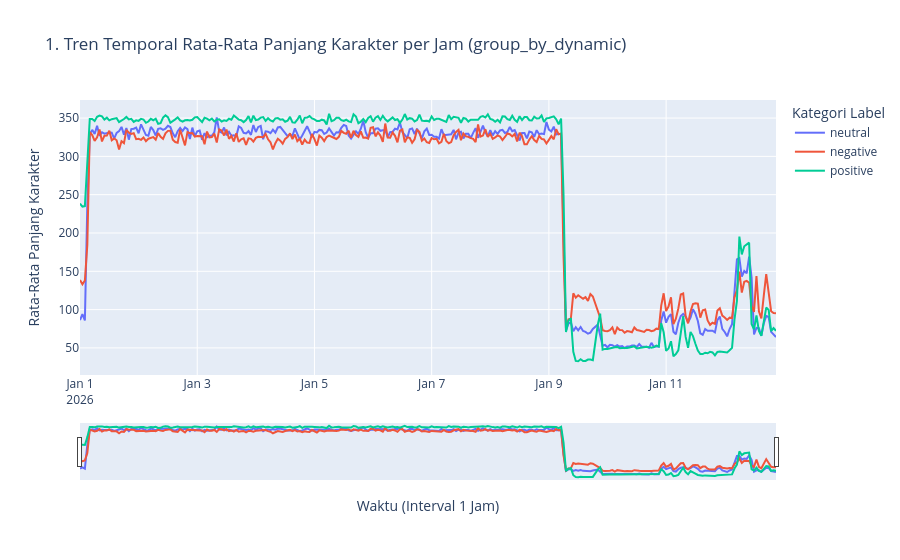

The cell this chart's notebook holds for it:
### Code cell
#Grafik Interaktif 2 — Distribusi Kelas Label
fig1 = px.line(
    df_hourly,
    x="timestamp",
    y="rata_panjang_karakter",
    color="label_text",
    hover_data=["jumlah_dokumen", "rata_jumlah_kata", "rata_rolling_mean"],
    title="1. Tren Temporal Rata-Rata Panjang Karakter per Jam (group_by_dynamic)",
    labels={
        "timestamp": "Waktu (Interval 1 Jam)",
        "rata_panjang_karakter": "Rata-Rata Panjang Karakter",
        "label_text": "Kategori Label",
    },
)
fig1.update_xaxes(rangeslider_visible=True)
fig1.show()

### Figure 1 — Plotly figure (JSON) as saved in the notebook; plotly's stock layout.template omitted (floating-point values rounded to 4 significant figures; data arrays with more than 128 entries replaced by an {"elided": "..."} marker saying what was removed)
{"data": [{"customdata": {"elided": "284x3 float values"}, "hovertemplate": "Kategori Label=neutral<br>Waktu (Interval 1 Jam)=%{x}<br>Rata-Rata Panjang Karakter=%{y}<br>jumlah_dokumen=%{customdata[0]}<br>rata_jumlah_kata=%{customdata[1]}<br>rata_rolling_mean=%{customdata[2]}<extra></extra>", "legendgroup": "neutral", "line": {"color": "#636efa", "dash": "solid"}, "marker": {"symbol": "circle"}, "mode": "lines", "name": "neutral", "orientation": "v", "showlegend": true, "type": "scatter", "x": {"elided": "284 str values"}, "xaxis": "x", "y": {"elided": "284 float values"}, "yaxis": "y"}, {"customdata": {"elided": "284x3 float values"}, "hovertemplate": "Kategori Label=negative<br>Waktu (Interval 1 Jam)=%{x}<br>Rata-Rata Panjang Karakter=%{y}<br>jumlah_dokumen=%{customdata[0]}<br>rata_jumlah_kata=%{customdata[1]}<br>rata_rolling_mean=%{customdata[2]}<extra></extra>", "legendgroup": "negative", "line": {"color": "#EF553B", "dash": "solid"}, "marker": {"symbol": "circle"}, "mode": "lines", "name": "negative", "orientation": "v", "showlegend": true, "type": "scatter", "x": {"elided": "284 str values"}, "xaxis": "x", "y": {"elided": "284 float values"}, "yaxis": "y"}, {"customdata": {"elided": "285x3 float values"}, "hovertemplate": "Kategori Label=positive<br>Waktu (Interval 1 Jam)=%{x}<br>Rata-Rata Panjang Karakter=%{y}<br>jumlah_dokumen=%{customdata[0]}<br>rata_jumlah_kata=%{customdata[1]}<br>rata_rolling_mean=%{customdata[2]}<extra></extra>", "legendgroup": "positive", "line": {"color": "#00cc96", "dash": "solid"}, "marker": {"symbol": "circle"}, "mode": "lines", "name": "positive", "orientation": "v", "showlegend": true, "type": "scatter", "x": {"elided": "285 str values"}, "xaxis": "x", "y": {"elided": "285 float values"}, "yaxis": "y"}], "layout": {"legend": {"title": {"text": "Kategori Label"}, "tracegroupgap": 0}, "title": {"text": "1. Tren Temporal Rata-Rata Panjang Karakter per Jam (group_by_dynamic)"}, "xaxis": {"anchor": "y", "domain": [0, 1], "rangeslider": {"visible": true}, "title": {"text": "Waktu (Interval 1 Jam)"}}, "yaxis": {"anchor": "x", "domain": [0, 1], "title": {"text": "Rata-Rata Panjang Karakter"}}}}
